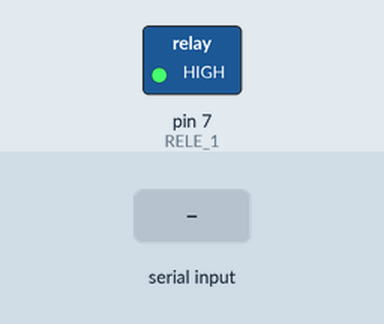
This sketch was run on a simulated Arduino Uno, built with avr-gcc and run on an emulated ATmega328P. On the bench: switched loads named in the sketch (green lamp = pin HIGH). Inputs (shaded band) come from the test bench.

Above: at 1.2 s.
1.3 s: "L" received over Serial
At 2.1 s:
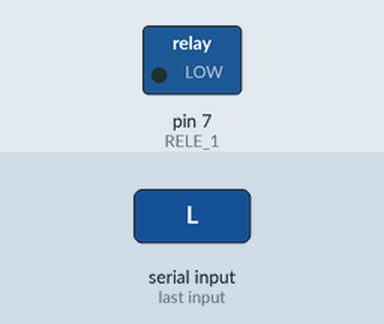
3.0 s: "D" received over Serial
At 4.8 s:
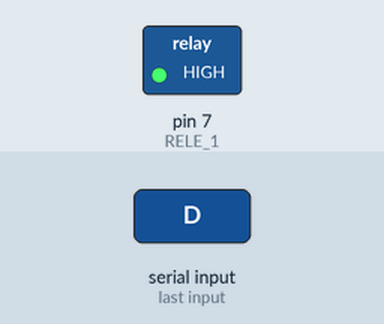
Timing chart, 0 to 6.3 s (numbered marks = the images above; inputs shaded):
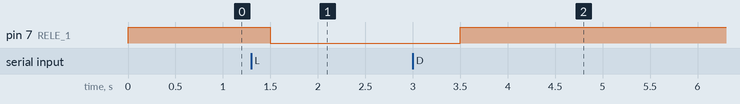

The sketch:

lampada.ino
```cpp
// pino de controle do rele
#define RELE_1  7

void setup() {
  Serial.begin(9600);

  // define o pino do rele como uma saída
  pinMode(RELE_1, OUTPUT);
  // inicia com o rele desligado
  digitalWrite(RELE_1, HIGH);
}

void loop() {
  // chegou algum comando na porta serial?
  if (Serial.available()) {
    char comando = (char) Serial.read();
    printf("recebido %c", &comando);

    if (comando == 'L') {
      digitalWrite(RELE_1, LOW);
    } else if (comando == 'D') {
      digitalWrite(RELE_1, HIGH);
    }
  }

  delay(500);
}
```

Measured:
- after the input at 1.3 s, pin 7 (RELE_1): HIGH → LOW after 0.20 s
- after the input at 3.0 s, pin 7 (RELE_1): LOW → HIGH after 0.50 s
